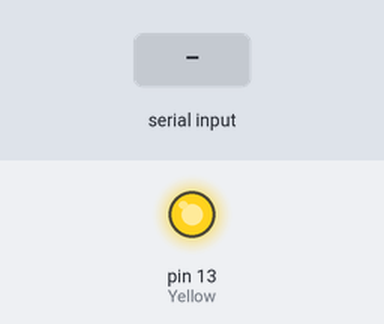
Simulated run of this sketch. Board: Arduino Uno, built with avr-gcc and run on an emulated ATmega328P. Parts: output pins drawn as LEDs (lit = HIGH). The test bench sets the inputs (shaded band). What the sketch prints to the serial monitor is not drawn.

Above: at 1.2 s.
1.3 s: byte 30 received over Serial
At 1.4 s:
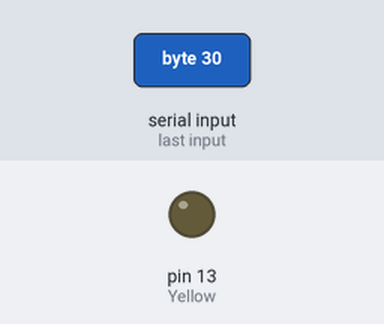
3.0 s: byte 90 received over Serial
At 4.1 s:
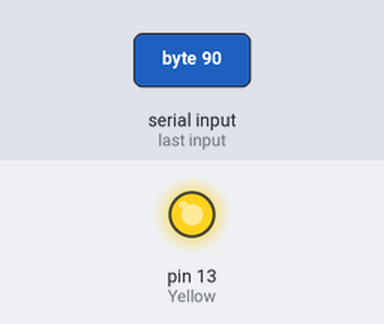
4.7 s: byte 120 received over Serial
At 4.8 s:
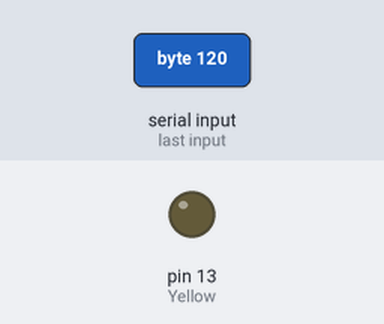
Timing chart, 0 to 7.7 s (numbered marks = the images above; inputs shaded):
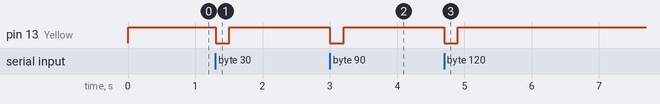

The sketch:

Excercise_for_while.ino
```cpp
char c;
int Yellow = 13;
int i = 0;

void setup() {
Serial.begin(9600);
pinMode(Yellow, OUTPUT);
}

void loop() {
  digitalWrite(Yellow, HIGH); //Turns on idle LED

  while(Serial.available() > 0) { //While there is data in the buffer, execute:
    digitalWrite(Yellow, LOW); //Turns off idle LED
    delay(3); // wait for the serial data to fill the buffer
    c = Serial.read(); //read next byte in the buffer.
    Serial.println(c); // echo the received char
    delay(200);
  }
} //While the buffer is empty (idle) then the yellow LED will be on. While there is data in the buffer the LED turns off
```

Measured:
- after the input at 1.3 s, pin 13 (Yellow): HIGH → LOW at once, → HIGH 0.20 s later
- after the input at 3.0 s, pin 13 (Yellow): HIGH → LOW at once, → HIGH 0.20 s later
- after the input at 4.7 s, pin 13 (Yellow): HIGH → LOW at once, → HIGH 0.20 s later
